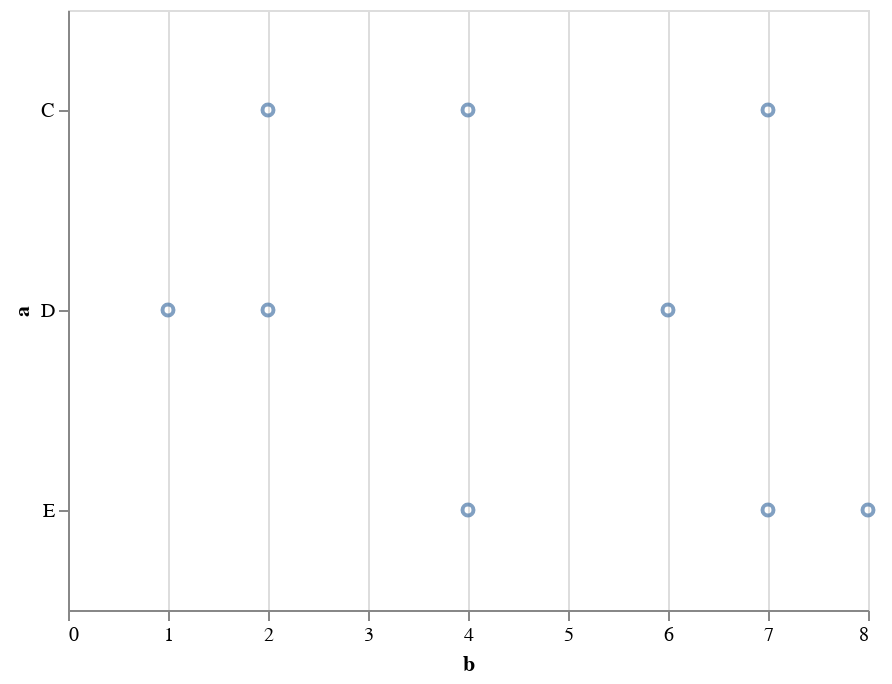

The code cell stored with this chart in its notebook:
### Markdown cell above
The visualization can be made more interesting by adding another channel to the encoding: let's encode column `b` as the `x` position:

### Code cell
alt.Chart(data).mark_point().encode(
    y='a',
    x='b'
)

### Figure 1 — Vega-Lite specification as saved in the notebook (floating-point values rounded to 4 significant figures)
{"$schema": "https://vega.github.io/schema/vega-lite/v2.4.1.json", "config": {"view": {"height": 300, "width": 400}}, "data": {"values": [{"a": "C", "b": 2}, {"a": "C", "b": 7}, {"a": "C", "b": 4}, {"a": "D", "b": 1}, {"a": "D", "b": 2}, {"a": "D", "b": 6}, {"a": "E", "b": 8}, {"a": "E", "b": 4}, {"a": "E", "b": 7}]}, "encoding": {"x": {"field": "b", "type": "quantitative"}, "y": {"field": "a", "type": "nominal"}}, "mark": "point"}
